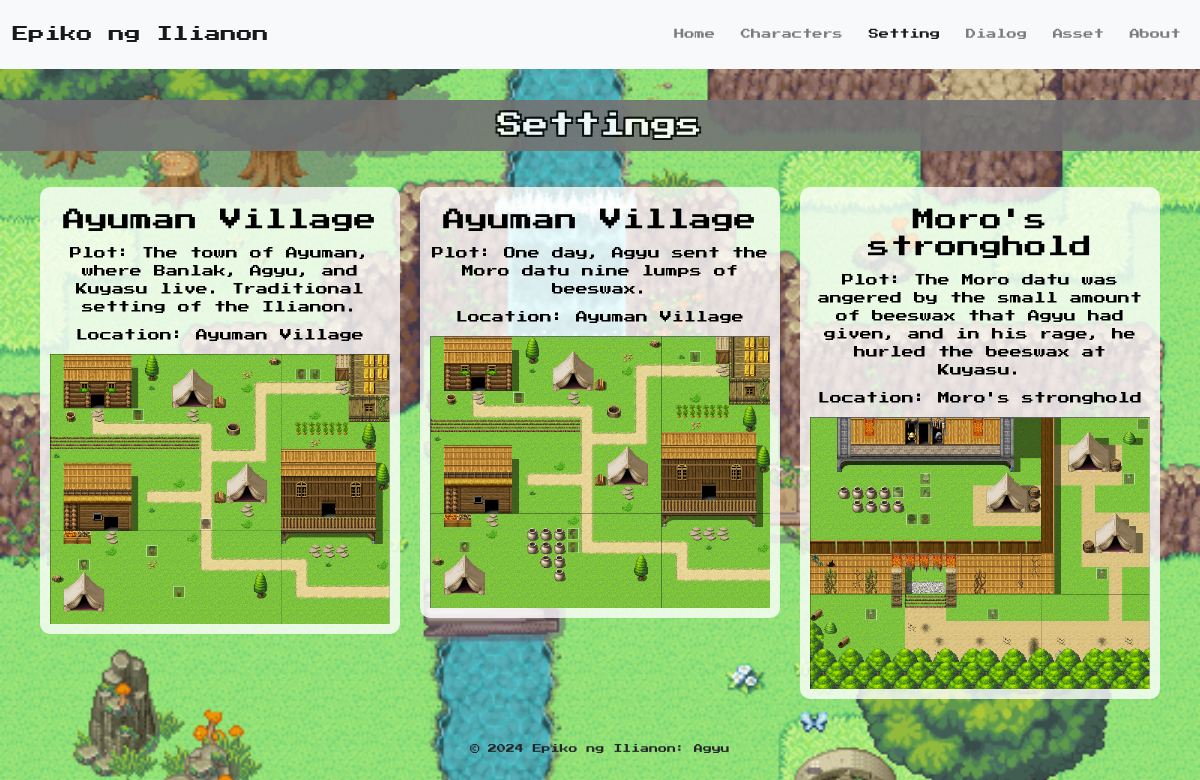
The page /settings.php on the database its author committed.
### tables this page shows
CREATE TABLE `settings` (
  `id` int(11) NOT NULL,
  `plot` text NOT NULL,
  `location` varchar(255) NOT NULL,
  `map_image` varchar(255) NOT NULL
);

### classes/config.php (called while the page is built, shortened)
<?php
class Database {
    private $connection;
    public function __construct() {
        $this->connection = new mysqli(DB_SERVER, DB_USERNAME, DB_PASSWORD, DB_NAME);
    }
    public function getConnection() {
        return $this->connection;
    }
}
?>

### classes/Setting.php (called while the page is built)
<?php
require_once 'config.php';
class Setting {
    private $db;
    public function __construct() {
        $this->db = (new Database())->getConnection();
    }
    public function getAll() {
        $sql = "SELECT * FROM settings";
        $result = $this->db->query($sql);
        return $result->fetch_all(MYSQLI_ASSOC);
    }
}

### settings.php (the view, shortened to what this page needs)
<?php
require_once 'classes/Setting.php';
$setting = new Setting();
$settings = $setting->getAll();
?>
<!DOCTYPE html>
<html lang="en">
<head>
    <link rel="stylesheet" href="assets/css/styles.css">
    <link rel="stylesheet" href="https://stackpath.bootstrapcdn.com/bootstrap/4.5.2/css/bootstrap.min.css">
    <link rel="stylesheet" type="text/css" href="https://cdn.jsdelivr.net/npm/slick-carousel@1.8.1/slick/slick.css"/>
    <link rel="stylesheet" type="text/css" href="https://cdn.jsdelivr.net/npm/slick-carousel@1.8.1/slick/slick-theme.css"/>
</head>
<body>
<header>
    <nav class="navbar navbar-expand-lg navbar-light bg-light">
        <a class="navbar-brand" href="#">Epiko ng Ilianon</a>
        <div class="collapse navbar-collapse" id="navbarNav">
        <ul class="navbar-nav ml-auto">
            <li class="nav-item ">
                <a class="nav-link mr-3" href="index.php">Home</a>
            </li>
            <li class="nav-item">
                <a class="nav-link mr-3" href="characters.php">Characters</a>
            </li>
            <li class="nav-item active">
                <a class="nav-link mr-3" href="settings.php">Setting</a>
            </li>
            <li class="nav-item">
                <a class="nav-link mr-3" href="dialogs.php">Dialog</a>
            </li>
            <li class="nav-item">
                <a class="nav-link mr-3" href="assets.php">Asset</a>
            </li>
            <li class="nav-item">
                <a class="nav-link" href="about.php">About</a>
            </li>
        </ul>
    </div>
    </nav>
</header>
<main>
<h2 class="title-char">Settings</h2>
    <div class="carousel">
        <ul>
            <?php foreach ($settings as $setting): ?>
                <li>
                    <h3><?php echo $setting['location']; ?></h3>
                    <p>Plot: <?php echo $setting['plot']; ?></p>
                    <p>Location: <?php echo $setting['location']; ?></p>
                    <img src="assets/images/<?php echo $setting['map_image']; ?>" alt="<?php echo $setting['map_image']; ?>">
                </li>
            <?php endforeach; ?>
        </ul>
    </div>
</main>
<footer>
    <p>&copy; 2024 Epiko ng Ilianon: Agyu</p>
</footer>
</body>
</html>

### assets/css/styles.css (style rules this page uses)
* { margin: 0; padding: 0; box-sizing: border-box; }
body, h2, h3, p { font-family: 'Press Start 2P', cursive; font-size: 0.7rem; }
* { font-family: 'Press Start 2P', cursive; font-size: 0.8rem; }
header { line-height: 3; }
footer { text-align: center; }
header { position: fixed; width: 100%; top: 0; left: 0; z-index: 1000; }
.title-char { text-align: center; opacity: 0.9; background-color: #737373; padding: 10px; color: #ffffff; text-shadow: -1px -1px 0 #000, 1px -1px 0 #000, -1px 1px 0 #000, 1px 1px 0 #000, -2px -2px 0 #000, 2px -2px 0 #000, -2px 2px 0 #000, 2px 2px 0 #000; }

### settings.php (style rules this page uses)
.slick-slide { transition: transform 0.3s ease; overflow: hidden; transform-origin: center center; }
.carousel img { max-width: 100%; height: auto; margin: 0 auto; display: block; }
.carousel ul { padding: 30px; }
.carousel li { list-style: none; text-align: center; margin: 0 10px; padding: 10px; background: rgba(255, 255, 255, 0.8); border-radius: 10px; }
body { background-image: url(assets/images/background.gif); height: calc(100vh - 56px); background-repeat: no-repeat; background-size: cover; overflow-x: hidden; }
main { padding-top: 100px; }
.carousel h3, .carousel p { color: black; margin: 10px 0; }
.carousel p { font-size: 12px; }

### rows shown on the page
settings: location "Ayuman Village", plot "The town of Ayuman, where Banlak, Agyu, and Kuyasu live. Traditional setting of the Ilianon.", map_image (picture)
settings: location "Ayuman Village", plot "One day, Agyu sent the Moro datu nine lumps of beeswax.", map_image (picture)
settings: location "Moro's stronghold", plot "The Moro datu was angered by the small amount of beeswax that Agyu had given, and in his rage, he hurled the beeswax at Kuyasu.", map_image (picture)
